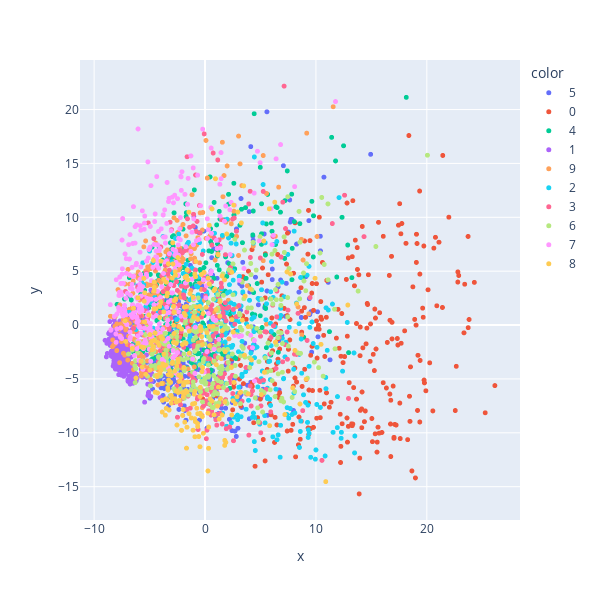

The notebook cell saved with this chart:
### Code cell
visualize_2d_data(transformed, color=y_train, marker_size=5)

### Figure 1 — Plotly figure (JSON) as saved in the notebook; plotly's stock layout.template omitted (floating-point values rounded to 4 significant figures; data arrays with more than 128 entries replaced by an {"elided": "..."} marker saying what was removed)
{"data": [{"hovertemplate": "color=5<br>x=%{x}<br>y=%{y}<extra></extra>", "legendgroup": "5", "marker": {"color": "#636efa", "size": 5, "symbol": "circle"}, "mode": "markers", "name": "5", "showlegend": true, "type": "scattergl", "x": {"elided": "274 float values"}, "xaxis": "x", "y": {"elided": "274 float values"}, "yaxis": "y"}, {"hovertemplate": "color=0<br>x=%{x}<br>y=%{y}<extra></extra>", "legendgroup": "0", "marker": {"color": "#EF553B", "size": 5, "symbol": "circle"}, "mode": "markers", "name": "0", "showlegend": true, "type": "scattergl", "x": {"elided": "285 float values"}, "xaxis": "x", "y": {"elided": "285 float values"}, "yaxis": "y"}, {"hovertemplate": "color=4<br>x=%{x}<br>y=%{y}<extra></extra>", "legendgroup": "4", "marker": {"color": "#00cc96", "size": 5, "symbol": "circle"}, "mode": "markers", "name": "4", "showlegend": true, "type": "scattergl", "x": {"elided": "325 float values"}, "xaxis": "x", "y": {"elided": "325 float values"}, "yaxis": "y"}, {"hovertemplate": "color=1<br>x=%{x}<br>y=%{y}<extra></extra>", "legendgroup": "1", "marker": {"color": "#ab63fa", "size": 5, "symbol": "circle"}, "mode": "markers", "name": "1", "showlegend": true, "type": "scattergl", "x": {"elided": "339 float values"}, "xaxis": "x", "y": {"elided": "339 float values"}, "yaxis": "y"}, {"hovertemplate": "color=9<br>x=%{x}<br>y=%{y}<extra></extra>", "legendgroup": "9", "marker": {"color": "#FFA15A", "size": 5, "symbol": "circle"}, "mode": "markers", "name": "9", "showlegend": true, "type": "scattergl", "x": {"elided": "287 float values"}, "xaxis": "x", "y": {"elided": "287 float values"}, "yaxis": "y"}, {"hovertemplate": "color=2<br>x=%{x}<br>y=%{y}<extra></extra>", "legendgroup": "2", "marker": {"color": "#19d3f3", "size": 5, "symbol": "circle"}, "mode": "markers", "name": "2", "showlegend": true, "type": "scattergl", "x": {"elided": "299 float values"}, "xaxis": "x", "y": {"elided": "299 float values"}, "yaxis": "y"}, {"hovertemplate": "color=3<br>x=%{x}<br>y=%{y}<extra></extra>", "legendgroup": "3", "marker": {"color": "#FF6692", "size": 5, "symbol": "circle"}, "mode": "markers", "name": "3", "showlegend": true, "type": "scattergl", "x": {"elided": "295 float values"}, "xaxis": "x", "y": {"elided": "295 float values"}, "yaxis": "y"}, {"hovertemplate": "color=6<br>x=%{x}<br>y=%{y}<extra></extra>", "legendgroup": "6", "marker": {"color": "#B6E880", "size": 5, "symbol": "circle"}, "mode": "markers", "name": "6", "showlegend": true, "type": "scattergl", "x": {"elided": "306 float values"}, "xaxis": "x", "y": {"elided": "306 float values"}, "yaxis": "y"}, {"hovertemplate": "color=7<br>x=%{x}<br>y=%{y}<extra></extra>", "legendgroup": "7", "marker": {"color": "#FF97FF", "size": 5, "symbol": "circle"}, "mode": "markers", "name": "7", "showlegend": true, "type": "scattergl", "x": {"elided": "329 float values"}, "xaxis": "x", "y": {"elided": "329 float values"}, "yaxis": "y"}, {"hovertemplate": "color=8<br>x=%{x}<br>y=%{y}<extra></extra>", "legendgroup": "8", "marker": {"color": "#FECB52", "size": 5, "symbol": "circle"}, "mode": "markers", "name": "8", "showlegend": true, "type": "scattergl", "x": {"elided": "261 float values"}, "xaxis": "x", "y": {"elided": "261 float values"}, "yaxis": "y"}], "layout": {"height": 600, "legend": {"title": {"text": "color"}, "tracegroupgap": 0}, "margin": {"t": 60}, "width": 600, "xaxis": {"anchor": "y", "autorange": true, "domain": [0, 1], "range": [-11.27, 28.4], "title": {"text": "x"}, "type": "linear"}, "yaxis": {"anchor": "x", "autorange": true, "domain": [0, 1], "range": [-18.09, 24.6], "title": {"text": "y"}, "type": "linear"}}}
